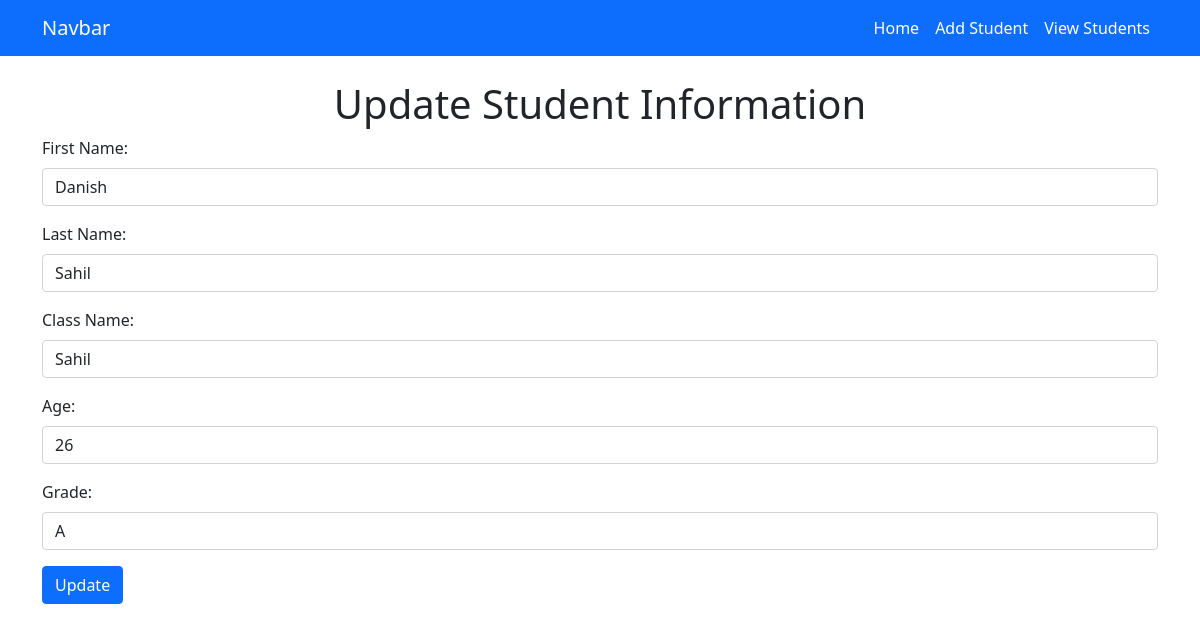
Screenshot of /update_student/4/ with the database file from the repository.
### app/models.py (models this page shows, shortened)
class Student(models.Model):
    first_name = models.CharField(max_length=100)
    last_name = models.CharField(max_length=100)
    class_name = models.CharField(max_length=100)
    age = models.IntegerField()
    grade = models.CharField(max_length=2)

### app/views.py (the view, shortened to what this page needs)
# urls.py: path('update_student/<int:id>/', update_student, name='update_student')
def update_student(request, id):
    student = Student.objects.get(id=id)
    return render(request, "update_student.html", {"student": student})

### app/templates/update_student.html (shortened to what this page needs)
{% extends 'base.html' %}
{% block body %}
<div class="container">
    <h1 class="text-center mt-4">Update Student Information</h1>
    <form method="post">
        <div class="mb-3">
            <label for="first_name" class="form-label">First Name:</label>
            <input type="text" name="first_name" class="form-control" value="{{ student.first_name }}">
        </div>
        <div class="mb-3">
            <label for="last_name" class="form-label">Last Name:</label>
            <input type="text" name="last_name" class="form-control" value="{{ student.last_name }}">
        </div>
        <div class="mb-3">
            <label for="class_name" class="form-label">Class Name:</label>
            <input type="text" name="class_name" class="form-control" value="{{ student.class_name }}">
        </div>
        <div class="mb-3">
            <label for="age" class="form-label">Age:</label>
            <input type="text" name="age" class="form-control" value="{{ student.age }}">
        </div>
        <div class="mb-3">
            <label for="grade" class="form-label">Grade:</label>
            <input type="text" name="grade" class="form-control" value="{{ student.grade }}">
        </div>
        <button type="submit" class="btn btn-primary">Update</button>
    </form>
</div>
{% endblock %}

### rows the page displays
Student: first_name "Danish", last_name "Sahil", class_name "Sahil", age "26", grade "A"
